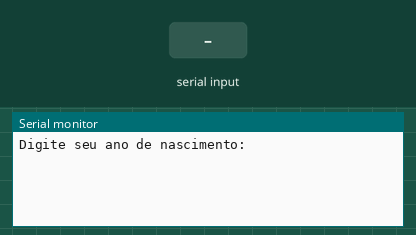
A sketch run on a simulated Arduino Uno, built with avr-gcc and run on an emulated ATmega328P. Parts: the last lines printed to the serial monitor. The inputs (shaded band) are chosen by the test bench.

Above: at 1.2 s.
1.3 s: "90,45\n" received over Serial
At 2.62 s:
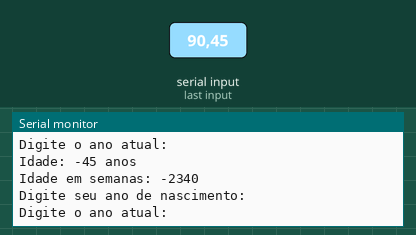
2.8 s: "30,150\n" received over Serial
At 4.8 s:
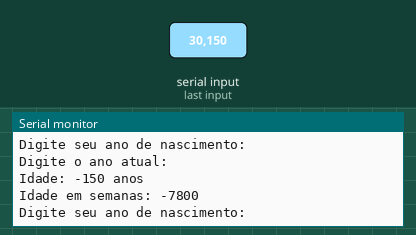

Measured:
- after the input at 1.3 s, the serial monitor: prints a new line at once (image 1)
- after the input at 2.8 s, the serial monitor: prints a new line at once (image 2)

The sketch:

semanas_021.ino
```cpp
void setup() {
  Serial.begin(9600);
}

void loop() {
  int anoNascimento;
  int anoAtual;
  int idade;

  Serial.println("Digite seu ano de nascimento:");
  while (!Serial.available());
  anoNascimento = Serial.parseInt();

  Serial.println("Digite o ano atual:");
  while (!Serial.available());
  anoAtual = Serial.parseInt();

  idade = anoAtual - anoNascimento;
  long semanas = idade * 52;

  Serial.println("Idade: " + String(idade) + " anos");
  Serial.println("Idade em semanas: " + String(semanas));
}
```
